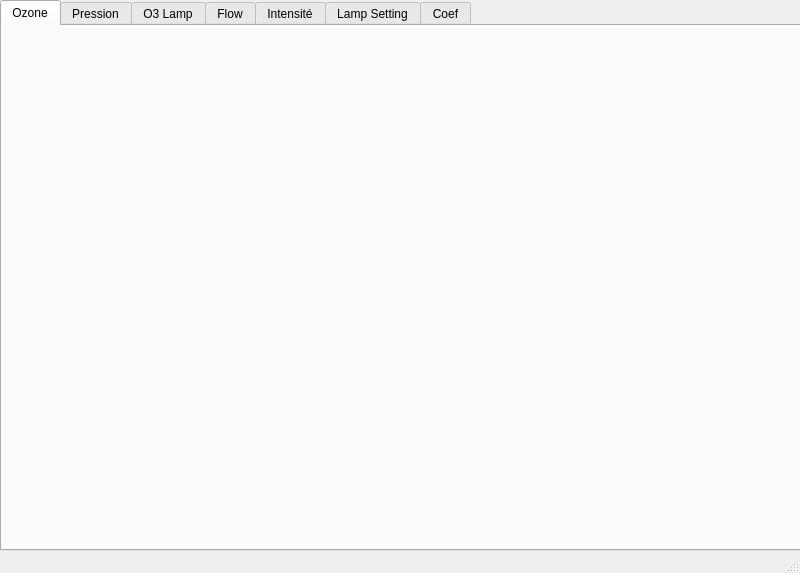
<?xml version="1.0" encoding="UTF-8"?>
<ui version="4.0">
 <class>MainWindow</class>
 <widget class="QMainWindow" name="MainWindow">
  <property name="geometry">
   <rect>
    <x>0</x>
    <y>0</y>
    <width>800</width>
    <height>573</height>
   </rect>
  </property>
  <property name="windowTitle">
   <string>MainWindow</string>
  </property>
  <widget class="QWidget" name="centralwidget">
   <widget class="QTabWidget" name="tabWidget">
    <property name="geometry">
     <rect>
      <x>0</x>
      <y>0</y>
      <width>801</width>
      <height>551</height>
     </rect>
    </property>
    <property name="currentIndex">
     <number>0</number>
    </property>
    <widget class="QWidget" name="Ozone">
     <attribute name="title">
      <string>Ozone</string>
     </attribute>
     <widget class="QWidget" name="verticalLayoutWidget">
      <property name="geometry">
       <rect>
        <x>-1</x>
        <y>-1</y>
        <width>801</width>
        <height>531</height>
       </rect>
      </property>
      <layout class="QVBoxLayout" name="verticalLayout">
       <item>
        <spacer name="verticalSpacer">
         <property name="orientation">
          <enum>Qt::Vertical</enum>
         </property>
         <property name="sizeHint" stdset="0">
          <size>
           <width>20</width>
           <height>40</height>
          </size>
         </property>
        </spacer>
       </item>
      </layout>
     </widget>
    </widget>
    <widget class="QWidget" name="Pression">
     <attribute name="title">
      <string>Pression</string>
     </attribute>
    </widget>
    <widget class="QWidget" name="O3Lamp">
     <attribute name="title">
      <string>O3 Lamp</string>
     </attribute>
    </widget>
    <widget class="QWidget" name="Flow">
     <attribute name="title">
      <string>Flow</string>
     </attribute>
    </widget>
    <widget class="QWidget" name="Intensite">
     <attribute name="title">
      <string>Intensité</string>
     </attribute>
    </widget>
    <widget class="QWidget" name="LampSetting">
     <attribute name="title">
      <string>Lamp Setting</string>
     </attribute>
    </widget>
    <widget class="QWidget" name="Coef">
     <attribute name="title">
      <string>Coef</string>
     </attribute>
    </widget>
   </widget>
  </widget>
  <widget class="QMenuBar" name="menubar">
   <property name="geometry">
    <rect>
     <x>0</x>
     <y>0</y>
     <width>800</width>
     <height>21</height>
    </rect>
   </property>
  </widget>
  <widget class="QStatusBar" name="statusbar"/>
 </widget>
 <resources/>
 <connections/>
</ui>
